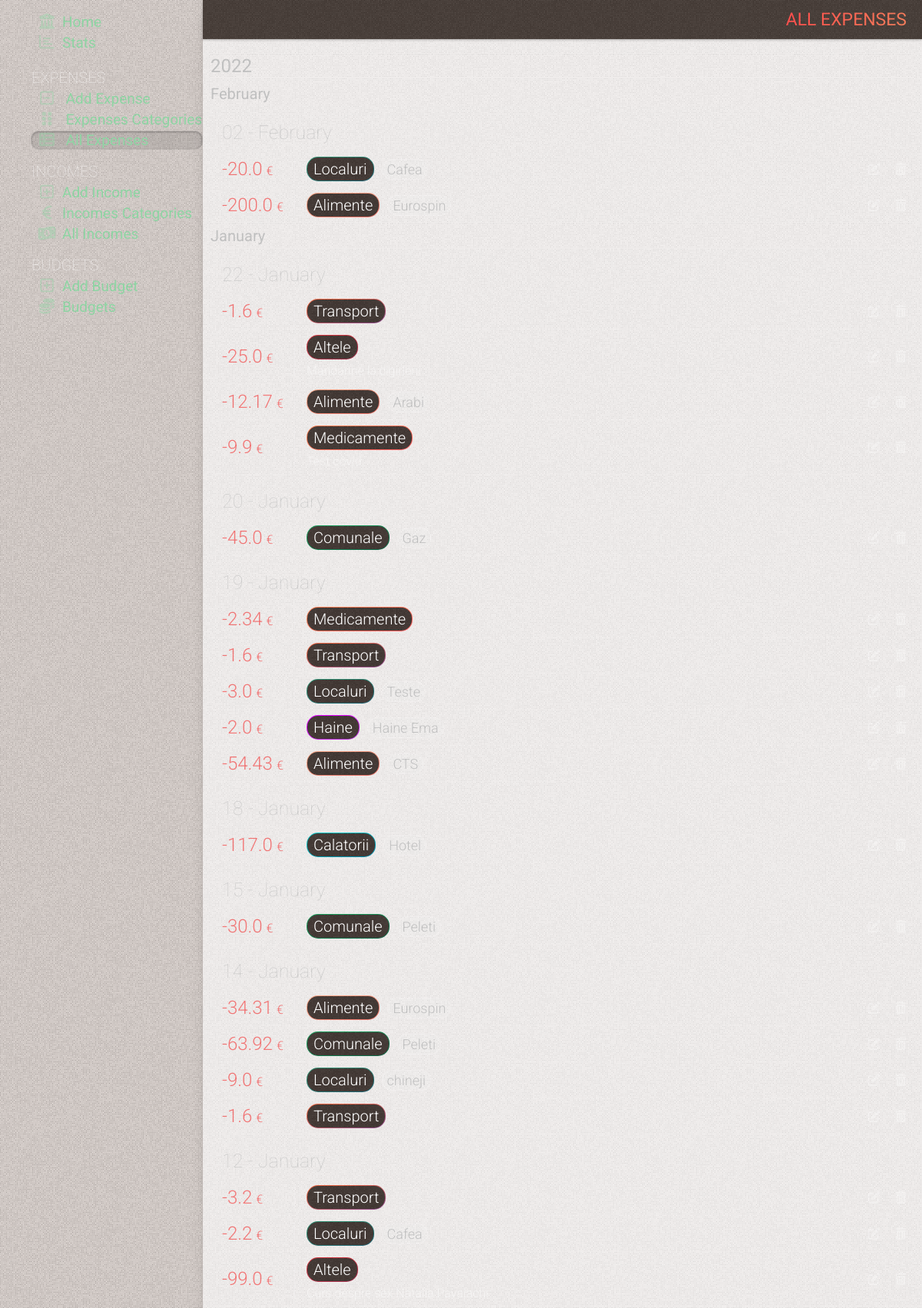
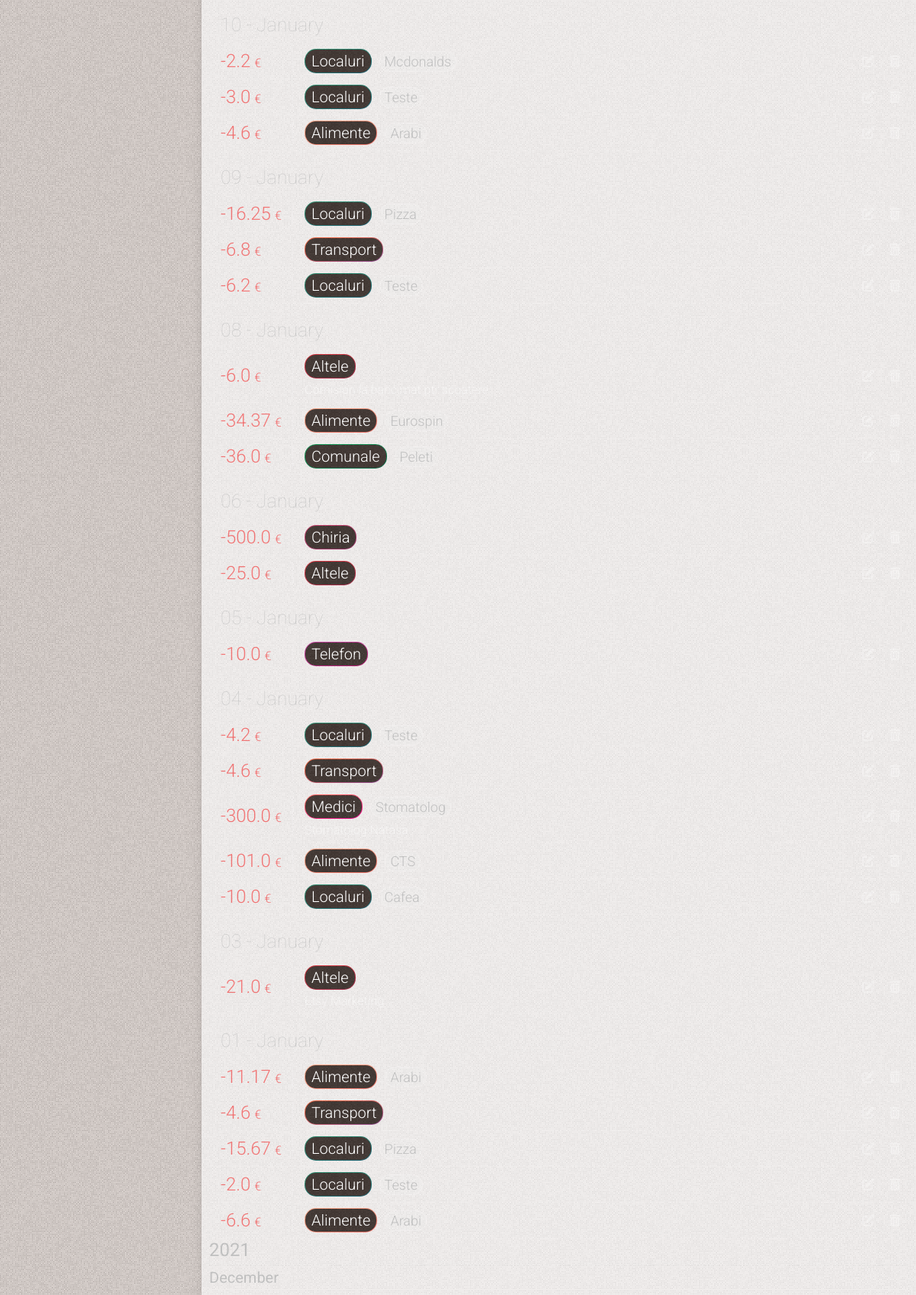
The app's page /all-expenses (upper part) with its own data (2 pictures, top to bottom).
### tables this page shows
CREATE TABLE expenses
(
    id          INTEGER PRIMARY KEY AUTOINCREMENT,
    date        TIMESTAMP NOT NULL DEFAULT CURRENT_TIMESTAMP,
    sum         REAL      NOT NULL,
    category    INTEGER   NOT NULL,
    subcategory INTEGER   NOT NULL,
    comment     TEXT

);

CREATE TABLE categories
(
    id    INTEGER PRIMARY KEY AUTOINCREMENT,
    name  TEXT NOT NULL,
    color TEXT,
    state TEXT DEFAULT false
);

CREATE TABLE subcategories
(
    id          INTEGER PRIMARY KEY AUTOINCREMENT,
    name        TEXT    NOT NULL,
    category_id INTEGER NOT NULL,
    state       TEXT DEFAULT false

);

### app.py (the view)
@app.route('/all-expenses')
def all_expenses():
    conn = get_db_connection()
    all_expenses = conn.execute(
        'SELECT sum, expenses.id as id, '
        'strftime("%d", date) as day, strftime("%m", date) as month, strftime("%Y", date) as year, '
        'categories.name as category, '
        'categories.color as color, '
        'subcategories.name as subcategory, '
        'comment '
        'FROM expenses '
        'LEFT JOIN categories on categories.id = expenses.category '
        'LEFT JOIN subcategories on subcategories.id = expenses.subcategory  '
        'ORDER BY date DESC').fetchall()
    conn.close()
    return render_template('all_expenses.html', title='All Expenses', gradient='text-gradient-red',
                           all_expenses=all_expenses)

### app.py (called while the page is built)
def get_db_connection():
    conn = sqlite3.connect('static/database.db')
    conn.row_factory = sqlite3.Row
    return conn

@app.template_filter('month_name')
def month_name(month_number):
    return calendar.month_name[month_number]

### templates/all_expenses.html (shortened to what this page needs)
{% extends 'base.html' %} {% block content %}
	<div class="page_title {{ gradient }}" >
		<span >{% block title %} {{ title }} {% endblock %}</span >
	</div >
	<div class="content" >
		{% if all_expenses|length == 0 %}
			<div class="no-results mt-50" >You have not added any expense yet. Click on (+) to add</div >
		{% else %}
			<div class="cards  relative" >
				{% for key, list in all_expenses|groupby('year')|sort(attribute='0', reverse=True) %}
					<div class="" >
						<div class="cards-year" >{{ key }} </div >
						{% for key2, list2 in list|groupby('month')|sort(attribute='0', reverse=True) %}
							<div class="" >
								<div class="cards-month" >{{ key2|int|month_name }}</div >
								{% for key3, list3 in list2|groupby('day')|sort(attribute='0', reverse=True) %}
									<div class=" subtitle2 mt-20 " >{{ key3 }} - {{ key2|int|month_name }} </div >
									{% for sum, id, day, month, year, category, color, subcategory, comment in list3 %}
										<div class="card flex items-center relative overflow-hidden flex-wrap " >
											<div class="flex items-center w-full" >
												<div class="card-info flex flex-1" >
													<div class="flex flex-1" >
														<span class="card-amount flex items-center" >  {{ sum }} <span >&euro;</span > </span >
														<div class="flex flex-col justify-center ml-15" >
															<div class="flex items-center" >
																<span class="{{ color }} card-category" >  <span >{{ category }}</span >  </span >
																{% if (subcategory != '') and (subcategory !=None) %}
																	<span class="card-subcategory ml-10" >  {{ subcategory }}  </span >
																{% endif %}
															</div >
															{% if (comment != '') and (comment !=None) %}
																<span class="block mt-5 card-comment" >  {{ comment }} </span >
															{% endif %}
														</div >
													</div >
													<div class="card-btns  flex items-center flex-shrink-0 ml-auto" >
														<a href="{{ id }}/edit" class="btn-ac" >
															<i class="fa-solid fa-pen-to-square" ></i >
														</a >
														<form action="{{ url_for('delete_income', id=id) }}" method="POST" >
															<button type="submit" class="btn-ac"
																			onclick="return confirm('Are you sure you want to delete this post?')" >
																<i class="fa-solid fa-trash-can" ></i >
															</button >
														</form >
													</div >
												</div >
											</div >
										</div >
									{% endfor %}
								{% endfor %}
							</div >
						{% endfor %}
					</div >
				{% endfor %}
			</div >
		{% endif %}
	</div >
{% endblock %}

### static/css/mmenu.css (style rules this page uses)
:root { --mm-line-height: 20px; --mm-listitem-size: 38px; --mm-navbar-size: 44px; --mm-offset-top: 0; --mm-offset-right: 0; --mm-offset-bottom: 0; --mm-offset-left: 0; --mm-color-border: rgba(0, 0, 0, 0.1); --mm-color-button: rgba(0, 0, 0, 0.3); --mm-color-text: rgba(0, 0, 0, 0.75); --mm-color-text-dimmed: rgba(0, 0, 0, 0.3); --mm-color-background: #f3f3f3; --mm-color-background-highlight: rgba(0, 0, 0, 0.05); --mm-color-background-emphasis: rgba(255, 255, 255, 0.4); --mm-shadow: 0 0 10px rgba(0, 0, 0, 0.3) }
:root { --mm-iconbar-size: 50px }
:root { --mm-iconpanel-size: 50px }
:root { --mm-sidebar-collapsed-size: 50px; --mm-sidebar-expanded-size: 440px }

### records on screen
expenses: sum "20.0", name "Localuri", name "Cafea"
expenses: sum "200.0", name "Alimente", name "Eurospin"
expenses: sum "1.6", name "Transport"
expenses: sum "25.0", name "Altele", comment "Mandarine la cigirleni"
expenses: sum "12.17", name "Alimente", name "Arabi"
expenses: sum "9.9", name "Medicamente", comment "Test covid"
expenses: sum "45.0", name "Comunale", name "Gaz"
expenses: sum "2.34", name "Medicamente"
expenses: sum "1.6", name "Transport"
expenses: sum "3.0", name "Localuri", name "Teste"
expenses: sum "2.0", name "Haine", name "Haine Ema"
expenses: sum "54.43", name "Alimente", name "CTS"
expenses: sum "117.0", name "Calatorii", name "Hotel"
expenses: sum "30.0", name "Comunale", name "Peleti"
expenses: sum "34.31", name "Alimente", name "Eurospin"
expenses: sum "63.92", name "Comunale", name "Peleti"
expenses: sum "9.0", name "Localuri", name "chineji"
expenses: sum "1.6", name "Transport"
expenses: sum "3.2", name "Transport"
expenses: sum "2.2", name "Localuri", name "Cafea"
expenses: sum "99.0", name "Altele", comment "Curs despre sex Natalia Pavalachi"
expenses: sum "2.2", name "Localuri", name "Mcdonalds"
expenses: sum "3.0", name "Localuri", name "Teste"
expenses: sum "4.6", name "Alimente", name "Arabi"
expenses: sum "16.25", name "Localuri", name "Pizza"
expenses: sum "6.8", name "Transport"
expenses: sum "6.2", name "Localuri", name "Teste"
expenses: sum "6.0", name "Altele", comment "Comision la bancimat ptr scoatere"
expenses: sum "34.37", name "Alimente", name "Eurospin"
expenses: sum "36.0", name "Comunale", name "Peleti"
expenses: sum "500.0", name "Chiria"
expenses: sum "25.0", name "Altele"
expenses: sum "10.0", name "Telefon"
expenses: sum "4.2", name "Localuri", name "Teste"
expenses: sum "4.6", name "Transport"
expenses: sum "300.0", name "Medici", name "Stomatolog", comment "Stomatolog Natasa"
expenses: sum "101.0", name "Alimente", name "CTS"
expenses: sum "10.0", name "Localuri", name "Cafea"
expenses: sum "21.0", name "Altele", comment "Etsy Marketing"
expenses: sum "11.17", name "Alimente", name "Arabi"
expenses: sum "4.6", name "Transport"
expenses: sum "15.67", name "Localuri", name "Pizza"
expenses: sum "2.0", name "Localuri", name "Teste"
expenses: sum "6.6", name "Alimente", name "Arabi"

### other values on screen
{{ title }} "ALL EXPENSES"
{{ key }} "2022" "2021"
{{ key2|int|month_name }} "February" "January" "December"
{{ key3 }} "02" "22" "20" "19" "18" "15" "14" "12" "10" "09" "08" "06" "05" "04" "03" "01"
{{ key2|int|month_name }} "February" "January" "January" "January" "January" "January" "January" "January" "January" "January" "January" "January" "January" "January" "January" "January"
